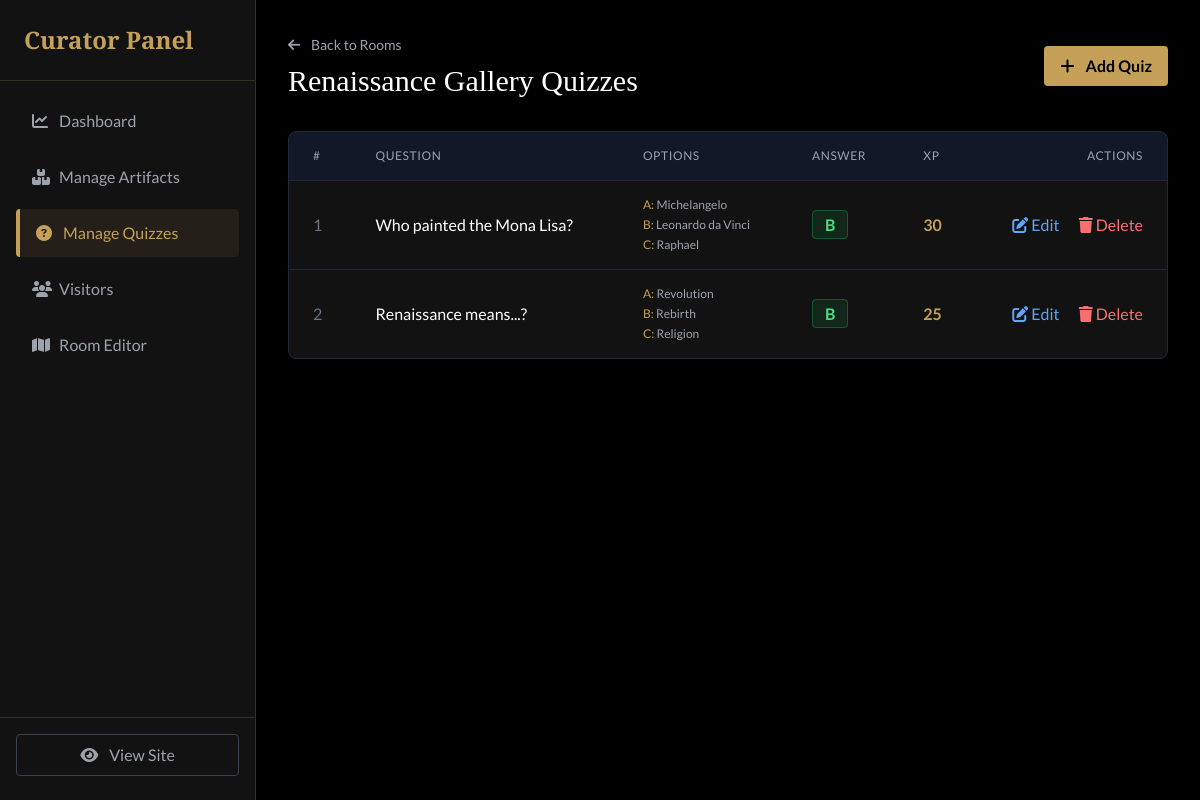
The app's page /admin/quizzes.php?room_id=2 (signed in), older data.
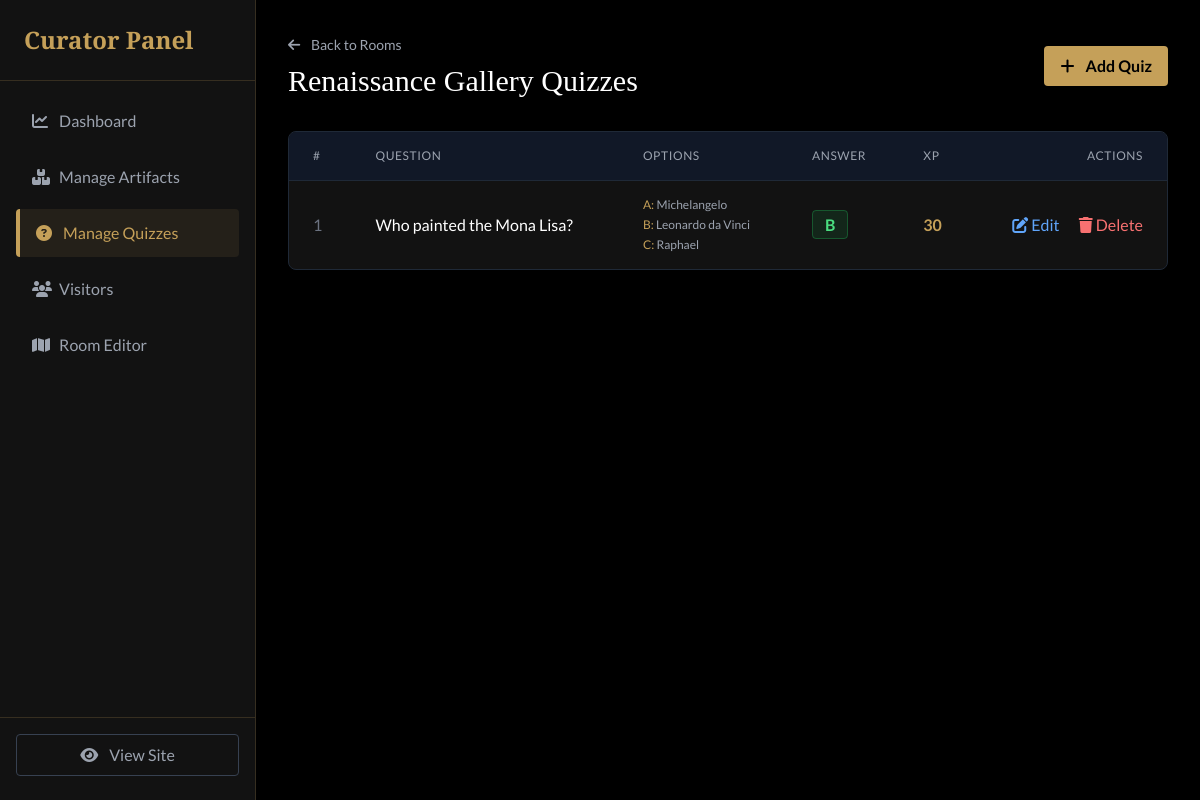
The same page, newer data.
### tables this page shows
CREATE TABLE `quizzes` (
  `id` int(11) NOT NULL,
  `room_id` int(11) DEFAULT NULL,
  `question` text NOT NULL,
  `option_a` varchar(255) DEFAULT NULL,
  `option_b` varchar(255) DEFAULT NULL,
  `option_c` varchar(255) DEFAULT NULL,
  `correct_option` char(1) DEFAULT NULL,
  `xp_reward` int(11) DEFAULT 20
);

### admin/quizzes.php (the view, shortened to what the changed rows need)
<?php
require_once '../app/Config/database.php';
$rooms_result = $conn->query("
    SELECT rooms.*, COUNT(quizzes.id) as quiz_count
    FROM rooms
    LEFT JOIN quizzes ON rooms.id = quizzes.room_id
    GROUP BY rooms.id
    ORDER BY rooms.id
");
$rooms = [];
while ($row = $rooms_result->fetch_assoc()) {
    $rooms[] = $row;
}
$selected_room = null;
$quizzes = [];
if (isset($_GET['room_id'])) {
    $room_id = intval($_GET['room_id']);
    $stmt = $conn->prepare("SELECT * FROM rooms WHERE id = ?");
    $stmt->bind_param("i", $room_id);
    $stmt->execute();
    $selected_room = $stmt->get_result()->fetch_assoc();
    $stmt = $conn->prepare("SELECT * FROM quizzes WHERE room_id = ? ORDER BY id");
    $stmt->bind_param("i", $room_id);
    $stmt->execute();
    $result = $stmt->get_result();
    while ($row = $result->fetch_assoc()) {
        $quizzes[] = $row;
    }
}
include '../public/header.php';
?>
<div class="flex h-screen bg-black">
    <aside class="w-64 bg-darker-bg border-r border-gold/20 flex flex-col">
        <div class="p-6 border-b border-gold/20">
            <h1 class="text-gold font-serif text-2xl font-bold">Curator Panel</h1>
        </div>
    </aside>
    <main class="flex-grow p-8 overflow-y-auto">
        <?php if (!$selected_room): ?>
            <div class="mb-8">
                <h2 class="text-3xl text-white font-serif mb-2">Room Quizzes</h2>
                <p class="text-gray-400">Select a room to manage its quizzes</p>
            </div>
            <div class="grid grid-cols-1 md:grid-cols-2 lg:grid-cols-3 gap-6">
                <?php foreach ($rooms as $room): ?>
                    <a href="?room_id=<?php echo $room['id']; ?>" class="bg-darker-bg border border-gray-800 rounded-lg p-6 hover:border-gold/50 hover:bg-gray-800/50 transition group">
                        <div class="flex items-center justify-between mb-4">
                            <h3 class="text-white font-serif text-lg group-hover:text-gold transition"><?php echo htmlspecialchars($room['name']); ?></h3>
                            <span class="bg-purple-900/30 border border-purple-500/30 text-purple-300 px-3 py-1 rounded-full text-sm">
                                <?php echo $room['quiz_count']; ?> Quiz
                            </span>
                        </div>
                        <p class="text-gray-500 text-sm"><?php echo htmlspecialchars($room['description']); ?></p>
                        <div class="mt-4 text-gold text-sm opacity-0 group-hover:opacity-100 transition">
                            <i class="fas fa-arrow-right mr-2"></i> Manage Quizzes
                        </div>
                    </a>
                <?php endforeach; ?>
            </div>
        <?php else: ?>
            <div class="flex justify-between items-center mb-8">
                <div>
                    <h2 class="text-3xl text-white font-serif"><?php echo htmlspecialchars($selected_room['name']); ?> Quizzes</h2>
                </div>
            </div>
            <div class="bg-darker-bg rounded-lg border border-gray-800 overflow-hidden">
                <table class="w-full text-left">
                    <thead class="bg-gray-900 border-b border-gray-800">
                        <tr>
                            <th class="px-6 py-4 text-gray-400 font-normal uppercase text-xs tracking-wider">#</th>
                            <th class="px-6 py-4 text-gray-400 font-normal uppercase text-xs tracking-wider">Question</th>
                            <th class="px-6 py-4 text-gray-400 font-normal uppercase text-xs tracking-wider">Options</th>
                            <th class="px-6 py-4 text-gray-400 font-normal uppercase text-xs tracking-wider">Answer</th>
                            <th class="px-6 py-4 text-gray-400 font-normal uppercase text-xs tracking-wider">XP</th>
                            <th class="px-6 py-4 text-gray-400 font-normal uppercase text-xs tracking-wider text-right">Actions</th>
                        </tr>
                    </thead>
                    <tbody class="divide-y divide-gray-800">
                        <?php if (empty($quizzes)): ?>
                            <tr>
                                <td colspan="6" class="px-6 py-8 text-center text-gray-500 italic">
                                    No quizzes in this room yet.
                                    <a href="add_quiz.php?room_id=<?php echo $selected_room['id']; ?>" class="text-gold hover:underline">Add one now</a>
                                </td>
                            </tr>
                        <?php else: ?>
                            <?php $num = 1; foreach ($quizzes as $item): ?>
                                <tr class="hover:bg-gray-800/50 transition">
                                    <td class="px-6 py-4 text-gray-500"><?php echo $num++; ?></td>
                                    <td class="px-6 py-4">
                                        <div class="text-white font-medium"><?php echo htmlspecialchars($item['question']); ?></div>
                                    </td>
                                    <td class="px-6 py-4">
                                        <div class="text-gray-400 text-xs space-y-1">
                                            <div><span class="text-gold">A:</span> <?php echo htmlspecialchars(substr($item['option_a'], 0, 25)); ?><?php echo strlen($item['option_a']) > 25 ? '...' : ''; ?></div>
                                            <div><span class="text-gold">B:</span> <?php echo htmlspecialchars(substr($item['option_b'], 0, 25)); ?><?php echo strlen($item['option_b']) > 25 ? '...' : ''; ?></div>
                                            <div><span class="text-gold">C:</span> <?php echo htmlspecialchars(substr($item['option_c'], 0, 25)); ?><?php echo strlen($item['option_c']) > 25 ? '...' : ''; ?></div>
                                        </div>
                                    </td>
                                    <td class="px-6 py-4">
                                        <span class="px-3 py-1 bg-green-900/30 border border-green-500/30 rounded text-green-400 font-bold">
                                            <?php echo strtoupper($item['correct_option']); ?>
                                        </span>
                                    </td>
                                    <td class="px-6 py-4">
                                        <span class="text-gold font-bold"><?php echo $item['xp_reward']; ?></span>
                                    </td>
                                    <td class="px-6 py-4 text-right">
                                        <a href="edit_quiz.php?id=<?php echo $item['id']; ?>" class="text-blue-400 hover:text-blue-300 mr-4">
                                            <i class="fas fa-edit"></i> Edit
                                        </a>
                                        <a href="../app/Handlers/admin_handler.php?action=delete_quiz&id=<?php echo $item['id']; ?>&room_id=<?php echo $selected_room['id']; ?>"
                                           onclick="return confirm('Are you sure you want to delete this quiz?')"
                                           class="text-red-400 hover:text-red-300">
                                            <i class="fas fa-trash"></i> Delete
                                        </a>
                                    </td>
                                </tr>
                            <?php endforeach; ?>
                        <?php endif; ?>
                    </tbody>
                </table>
            </div>
        <?php endif; ?>
    </main>
</div>

Row changes from the older to the newer data that the page shows:
removed quizzes: question "Renaissance means...?", option_a "Revolution", option_b "Rebirth", option_c "Religion", correct_option "B", xp_reward "25"
